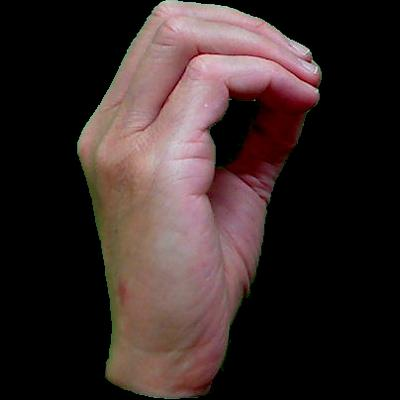
#> input picture asl_dataset/0/hand1_0_dif_seg_1_cropped.jpeg, 400 x 400 px, found by its file name; its folder holds only this picture in this run
$ jupyter execute --allow-errors ml-classification-models-for-asl.ipynb   (shell and % lines are left out)
#> lines starting #> are read from the running program, lines starting #| are printed output that depends on the picture
### **Importing Libraries**

[cell 1]
import numpy as np
import os
import pandas as pd
from matplotlib import pyplot as plt
import cv2
import seaborn as sns
from sklearn.neighbors import KNeighborsClassifier
from sklearn.linear_model import LogisticRegression
from sklearn.tree import DecisionTreeClassifier

from sklearn.metrics import confusion_matrix
from sklearn.metrics import accuracy_score
from sklearn.metrics import f1_score

### **Importing image dataset**

[cell 2]
def create_dataset(img_folder):
##gets the data from the files and create array of that image
#> called with img_folder = '../input/asl-dataset/asl_dataset'
    img_data_array=[]  ## all images list
    class_name=[]  ## all the target class of the images
    for dir in os.listdir(img_folder):  ## for selecting class directory
        for img in os.listdir(os.path.join(img_folder,dir)):
              ## selecting image from the directory
            try:
                imagepath=os.path.join(img_folder,dir,img)
                if(imagepath.split(".")[-1]=="gif"): ## removing the gif from the data
                    continue
                image=cv2.imread(imagepath,cv2.COLOR_BGR2RGB) ## reading the image
#> image is the input picture: shape (400, 400, 3); mean B, G, R 40.1, 41.4, 55.2
                        ##reszing the image
                image=cv2.resize(image,(200,200),interpolation=cv2.INTER_AREA).flatten()
                        ## converting it to array of float type
                image=np.array(image.astype("float32"))
                        ## appending the image and it's target class
                img_data_array.append(image)
                class_name.append(dir)
            except Exception as e:
                continue
    return np.array(img_data_array),class_name

**Importing the dataset from the directory based on collab**

[cell 3]
## the directory path can vary it is based on the path i have donwloaded dataset to
img_data,class_name=create_dataset(r"../input/asl-dataset/asl_dataset")
#> class_name = ['0', '1']

### **Dictionary to Convert Target Class to Integer**

[cell 4]
## creating a dictionary to label each target class in the form of integer
targetClasses={key:value for value,key in enumerate(np.unique(class_name))}
#> targetClasses = {'0': 0, '1': 1}
getClasses={value:key for value,key in enumerate(np.unique(class_name))}
#> getClasses = {0: '0', 1: '1'}

**Encoding the Target Class**

[cell 5]
## changing the target classs to integer instead of string
targetClss=[targetClasses[class_name[i]] for i in range(len(class_name))]
#> targetClss = [0, 1]

### **Size of the dataset**

[cell 6]
print(f"The size of the dataset: {len(img_data)}")
#| The size of the dataset: 2
print(f"The Shape of the Dataset: {img_data.shape}")
#| The Shape of the Dataset: (2, 120000)

### **Shuffling and Spliting the Data**

[cell 7]
## shuffling to create randomness in the data
temp=list(zip(img_data,targetClss))
#> temp = 2 items
np.random.shuffle(temp)
img_data,targetClss=zip(*temp)
#> targetClss = (1, 0)
## spliting into training and testing
x_train=img_data[:2012]
x_test=img_data[2012:]
#> x_test = ()
y_train=targetClss[:2012]
#> y_train = (1, 0)
y_test=targetClss[2012:]
#> y_test = ()

### **Size of train and test data**

[cell 8]
print(f"Total Number of Train Data: {len(x_train)}")
#| Total Number of Train Data: 2
print(f"Total Number of Test Data: {len(x_test)}")
#| Total Number of Test Data: 0

### **Visualization of data**

**Total Test Cases in each Class**

[cell 9]
targetClssCounts={}
for tar in targetClasses:
    targetClssCounts[tar]=class_name.count(tar)
#> this loop made 2 passes
#> tar on passes 1 to 2: '0', '1'
#> after the loop, targetClssCounts = {'0': 1, '1': 1}

# [4 lines of commented-out code are left out]
plt.figure(figsize=(10,5))
plt.bar(list(range(len(targetClssCounts))),list(targetClssCounts.values()),
        tick_label=list(targetClssCounts.keys()),width=0.8)
plt.xlabel("TargetClasses")
plt.ylabel("No. of Data")
plt.title("Total Data for each Target Class")
plt.show()
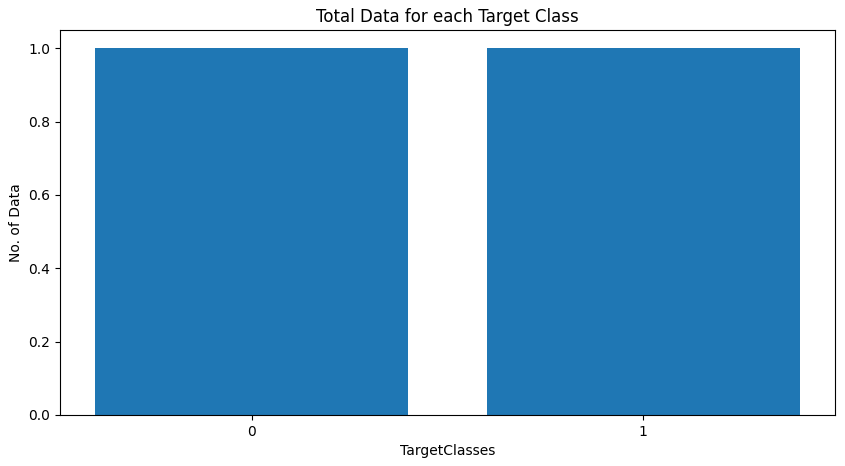
#> figure drawn by matplotlib, 1 panel

**Data Distribution in Test Test**

[cell 10]
targettestClssCounts={}
for tar in targetClasses:
    targettestClssCounts[tar]=y_test.count(targetClasses[tar])
#> after the loop, targettestClssCounts = {'0': 0, '1': 0}


plt.figure(figsize=(10,5))
plt.bar(list(range(len(targettestClssCounts))),list(targettestClssCounts.values()),
        tick_label=list(targettestClssCounts.keys()),width=0.8)
plt.xlabel("TargetClasses")
plt.ylabel("No. of Data")
plt.title("Data Distribution in Test Split")
plt.show()
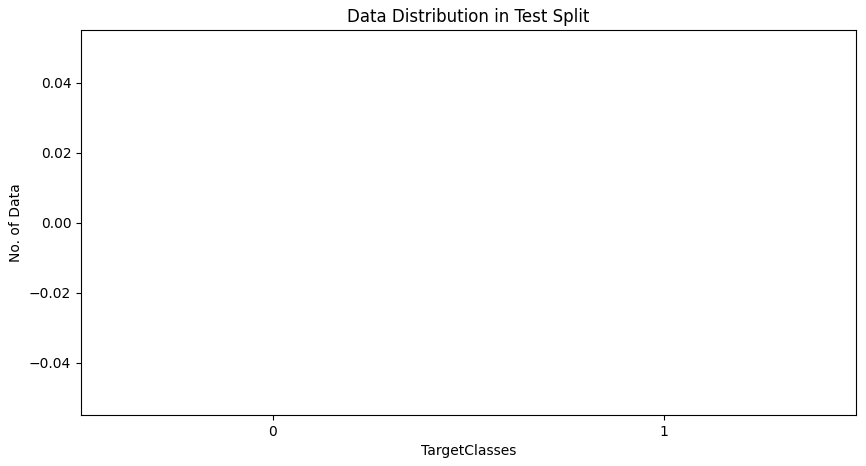
#> figure drawn by matplotlib, 1 panel

**Data Distribution in Train Split**

[cell 11]
targettrainClssCounts={}
for tar in targetClasses:
    targettrainClssCounts[tar]=y_train.count(targetClasses[tar])
#> after the loop, targettrainClssCounts = {'0': 1, '1': 1}

plt.figure(figsize=(10,5))
plt.bar(list(range(len(targettrainClssCounts))),list(targettrainClssCounts.values()),
        tick_label=list(targettrainClssCounts.keys()),width=0.8)
plt.xlabel("TargetClasses")
plt.ylabel("No. of Data")
plt.title("Data Distribution in Test Split")
plt.show()

## **Trainig on Different Models and Evaluation**

### **Model 1: K Neighbor Classifier**

**Initializing The model with 6 neighbors**

[cell 12]
knnClss=KNeighborsClassifier(n_neighbors=6)
knnClss.fit(x_train,y_train)

**Predicting for the test data:**

[cell 13]
predicted=[]
for line in x_test:

  predicted.append(knnClss.predict([line]))
#> this loop made 0 passes
#> after the loop, predicted = []

**Accuracy of the model and F1 accuracy for each Class**

[cell 14]
print(f"Accuracy of the model: {accuracy_score(predicted,y_test)}")
#| Accuracy of the model: nan
print(f"F1 Score of the model:\n{f1_score(y_test,predicted,average=None)}")
#| F1 Score of the model:
#| []

**Confusion Matrix**

[cell 15]
cm = confusion_matrix(y_test,predicted)
#> cm = empty array
plt.figure(figsize=(16,16))
#> (the rest of this cell did not finish here and is left out)

**Predicting for Random Data**

[cell 16]
temp=list(zip(img_data,targetClss))
np.random.shuffle(temp)
img_data,targetClss=zip(*temp)

#> (the rest of this cell did not finish here and is left out)

### **Model 2: Multinomial Logistic Regression Model**

**Initialzing the model**

[cell 17]
LogReg = LogisticRegression(multi_class="multinomial",solver='lbfgs', max_iter=2000)

**Training the Model**

[cell 18]
LogReg.fit(x_train,y_train)

**Predicting for the test cases**

#> (a cell that did not finish here is left out)

**Accuracy of the model and F1 accuracy for each Class**

#> (a cell that did not finish here is left out)

**Confusion Matrix**

#> (a cell that did not finish here is left out)

**Predicting for Random Data**

[cell 22]
temp=list(zip(img_data,targetClss))
np.random.shuffle(temp)
img_data,targetClss=zip(*temp)

#> (the rest of this cell did not finish here and is left out)

### **Model 3: Decision Tree With Max Depth of 12**

**Initializing the Model**

[cell 23]
DecTree=DecisionTreeClassifier(criterion='entropy', max_depth=12, min_samples_leaf=8, random_state=100)

**Trainig The Model**

[cell 24]
DecTree.fit(x_train,y_train)

**Predicting for Test Cases**

#> (a cell that did not finish here is left out)

**Accuracy of the model and F1 accuracy for each Class**

#> (a cell that did not finish here is left out)

**Confusion Matrix**

#> (a cell that did not finish here is left out)

**Predicting for Random Data**

[cell 28]
temp=list(zip(img_data,targetClss))
np.random.shuffle(temp)
img_data,targetClss=zip(*temp)
#> targetClss = (0, 1)

#> (the rest of this cell did not finish here and is left out)

# **Summary of the Models**

[cell 29]
print(f"The Accuracy of KNN is {accuracy_score(y_test,predicted)}")
#| The Accuracy of KNN is nan
#> (the rest of this cell did not finish here and is left out)
